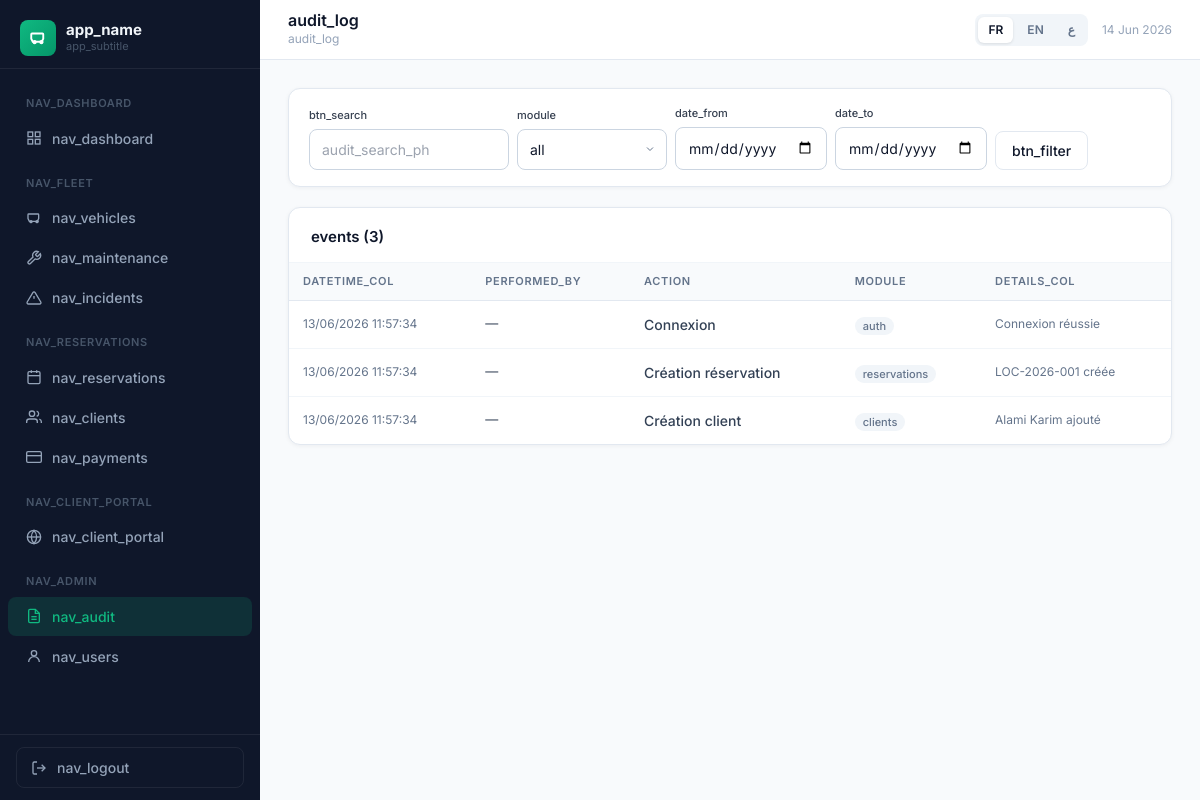
Screenshot of /?page=audit (signed in) with the database file from the repository.
### tables this page shows
CREATE TABLE IF NOT EXISTS `audit_log` (
  `id`         INT AUTO_INCREMENT PRIMARY KEY,
  `user_id`    INT          DEFAULT NULL,
  `username`   VARCHAR(50)  DEFAULT NULL,
  `action`     VARCHAR(100) NOT NULL,
  `module`     VARCHAR(50)  NOT NULL,
  `details`    TEXT         DEFAULT NULL,
  `ip_address` VARCHAR(45)  DEFAULT NULL,
  `created_at` TIMESTAMP DEFAULT CURRENT_TIMESTAMP
);

### app/Core/Controller.php (called while the page is built, shortened)
<?php
abstract class Controller
{
    protected function view(string $template, array $viewData = []): void
    {
        extract($viewData);
        $tplFile = APP_PATH . '/views/' . $template . '.php';
        require $tplFile;
    }
    protected function query(string $key, mixed $default = ''): mixed
    {
        return $_GET[$key] ?? $default;
    }
}

### app/Controllers/AuditController.php (called while the page is built, shortened)
<?php
class AuditController extends Controller
{
    private AuditLog $auditModel;
    public function __construct(\PDO $db)
    {
        $this->auditModel = new AuditLog($db);
    }
    public function index(): void
    {
        $search   = trim($this->query('search'));
        $module   = $this->query('module');
        $dateFrom = $this->query('date_from');
        $dateTo   = $this->query('date_to');
        $page     = max(1, (int)$this->query('p', 1));
        $result  = $this->auditModel->paginatedList($search, $module, $dateFrom, $dateTo, 20, $page);
        $this->view('audit/index', array_merge($result, compact('search', 'module', 'dateFrom', 'dateTo', 'modules')));
    }
}

### app/Core/Router.php (called while the page is built, shortened)
<?php
class Router
{
    private array $routes = [];
    public function add(string $method, string $page, string $controller, string $action): void
    {
        $this->routes[strtoupper($method)][$page] = [$controller, $action];
    }
    public function dispatch(\PDO $db): void
    {
        $page   = trim($_GET['page'] ?? '', '/');
        $method = strtoupper($_SERVER['REQUEST_METHOD']);
        $handler = $this->routes[$method][$page]
                ?? $this->routes['GET'][$page]
                ?? null;
        [$controllerClass, $action] = $handler;
        $controller = new $controllerClass($db);
        $controller->$action();
    }
}

### index.php (called while the page is built, shortened)
<?php
require_once __DIR__ . '/config/database.php';
spl_autoload_register(function (string $class): void {
    $file = APP_PATH . '/app/' . str_replace('\\', '/', substr($class, 4)) . '.php';
});
$db = (new Database())->getConnection();
$router = new App\Core\Router();
$router->dispatch($db);

### config/database.php (called while the page is built, shortened)
<?php
function t(string $key, ...$args): string {
    $str = $GLOBALS['__t'][$key] ?? $key;
    return $args ? sprintf($str, ...$args) : $str;
}
function h(mixed $v): string { return htmlspecialchars((string)$v, ENT_QUOTES, 'UTF-8'); }

### app/Core/Model.php (called while the page is built, shortened)
<?php
abstract class Model
{
    protected \PDO $db;
    protected string $table  = '';
    public function __construct(\PDO $db)
    {
        $this->db = $db;
    }
    public function count(string $where = '1=1', array $params = []): int
    {
        $stmt = $this->db->prepare("SELECT COUNT(*) FROM `{$this->table}` WHERE $where");
        $stmt->execute($params);
        return (int)$stmt->fetchColumn();
    }
    public function paginate(string $where, array $params, int $perPage, int $page, string $order = ''): array
    {
        $total  = $this->count($where, $params);
        $pages  = max(1, (int)ceil($total / $perPage));
        $page   = max(1, min($page, $pages));
        $offset = ($page - 1) * $perPage;
        $stmt = $this->db->prepare(
            "SELECT * FROM `{$this->table}` WHERE $where ORDER BY $order LIMIT $perPage OFFSET $offset"
        );
        $stmt->execute($params);
        $rows = $stmt->fetchAll();
        return [
            'rows'     => $rows,
            'total'    => $total,
            'per_page' => $perPage,
            'page'     => $page,
            'pages'    => $pages,
            'offset'   => $offset,
        ];
    }
}

### app/Models/AuditLog.php (called while the page is built, shortened)
<?php
class AuditLog extends Model
{
    public function paginatedList(string $search, string $module, string $dateFrom, string $dateTo, int $perPage, int $page): array
    {
        $where  = ['1=1'];
        $params = [];
        return $this->paginate(implode(' AND ', $where), $params, $perPage, $page, 'created_at DESC');
    }
}

### views/audit/index.php (the view, shortened to what this page needs)
<div class="card" style="margin-bottom:20px;">
  <div class="card-body" style="padding:16px 20px;">
    <form method="GET" action="<?= BASE_URL ?>/" style="display:flex;gap:8px;flex-wrap:wrap;align-items:flex-end;">
      <div>
        <label class="form-label" style="font-size:11px;"><?= t('btn_search') ?></label>
        <input type="text" name="search" value="<?= h($search) ?>" placeholder="<?= t('audit_search_ph') ?>" class="form-control" style="width:200px;">
      </div>
      <div>
        <label class="form-label" style="font-size:11px;"><?= t('module') ?></label>
        <select name="module" class="form-control" style="width:150px;">
          <option value=""><?= t('all') ?></option>
        </select>
      </div>
      <div>
        <label class="form-label" style="font-size:11px;"><?= t('date_from') ?></label>
        <input type="date" name="date_from" class="form-control" value="<?= h($dateFrom) ?>">
      </div>
      <div>
        <label class="form-label" style="font-size:11px;"><?= t('date_to') ?></label>
        <input type="date" name="date_to" class="form-control" value="<?= h($dateTo) ?>">
      </div>
      <button type="submit" class="btn btn-outline"><?= t('btn_filter') ?></button>
    </form>
  </div>
</div>
<div class="card">
  <div class="card-header"><span class="card-title"><?= t('events') ?> (<?= $total ?>)</span></div>
  <div style="overflow-x:auto;">
    <table class="data-table">
      <thead>
        <tr><th><?= t('datetime_col') ?></th><th><?= t('performed_by') ?></th><th><?= t('action') ?></th><th><?= t('module') ?></th><th><?= t('details_col') ?></th></tr>
      </thead>
      <tbody>
        <?php foreach ($rows as $r): ?>
        <tr>
          <td style="white-space:nowrap;font-size:12px;color:#64748b;" dir="ltr"><?= date('d/m/Y H:i:s', strtotime($r['created_at'])) ?></td>
          <td style="font-size:13px;"><?= h($r['user_username']??'—') ?></td>
          <td style="font-weight:500;"><?= h($r['action']) ?></td>
          <td><span style="font-size:11px;background:#f1f5f9;color:#64748b;padding:2px 8px;border-radius:99px;font-weight:500;"><?= h($r['module']??'') ?></span></td>
          <td style="font-size:12px;color:#64748b;max-width:300px;overflow:hidden;text-overflow:ellipsis;white-space:nowrap;"><?= h($r['details']??'') ?></td>
        </tr>
        <?php endforeach; ?>
      </tbody>
    </table>
  </div>
</div>

### rows the page displays
audit_log: id "3", created_at "13/06/2026 11:57:34", user_username "—", action "Création client", module "clients", details "Alami Karim ajouté"
audit_log: created_at "13/06/2026 11:57:34", user_username "—", action "Connexion", module "auth", details "Connexion réussie"
audit_log: created_at "13/06/2026 11:57:34", user_username "—", action "Création réservation", module "reservations", details "LOC-2026-001 créée"

### other values shown
t('app_name') "app_name"
t('app_subtitle') "app_subtitle"
t('nav_dashboard') "NAV_DASHBOARD"
t('nav_dashboard') "nav_dashboard"
t('nav_fleet') "NAV_FLEET"
t('nav_vehicles') "nav_vehicles"
t('nav_maintenance') "nav_maintenance"
t('nav_incidents') "nav_incidents"
t('nav_reservations') "NAV_RESERVATIONS"
t('nav_reservations') "nav_reservations"
t('nav_clients') "nav_clients"
t('nav_payments') "nav_payments"
t('nav_client_portal') "NAV_CLIENT_PORTAL"
t('nav_client_portal') "nav_client_portal"
t('nav_admin') "NAV_ADMIN"
